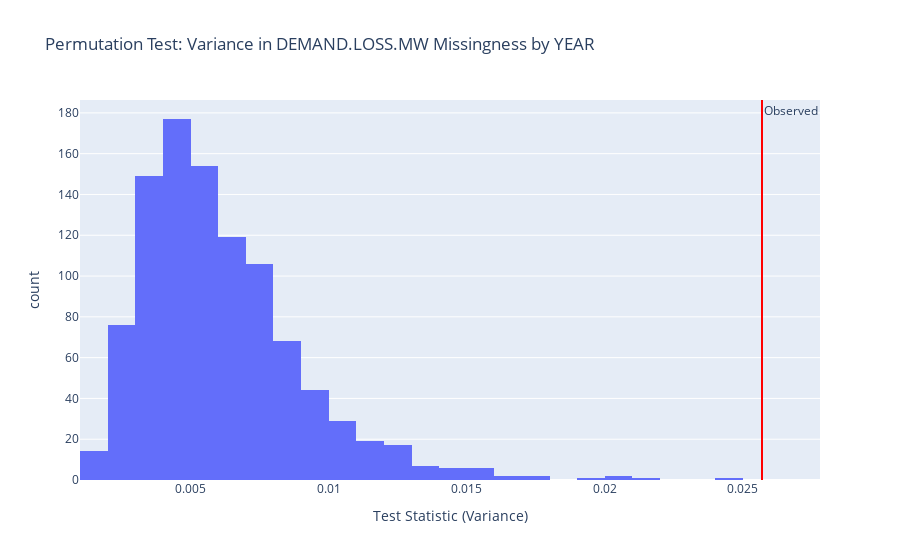

Notebook code cell kept with this figure:
### Code cell
# Plot permutation distribution with observed variance marked
fig = px.histogram(
    x=stats_customers,
    nbins=40,
    title="Permutation Test: Variance in DEMAND.LOSS.MW Missingness by YEAR",
    labels={'x': 'Test Statistic (Variance)', 'y': 'Count'}
)
fig.add_vline(
    x=observed,
    line_color="red",
    annotation_text="Observed",
    annotation_position="top right"
)
fig.show()
fig.write_html("assets/Permutation_Test_Variance_in_DEMAND.LOSS.MW_Missingness_by_YEAR.html", include_plotlyjs='cdn')

### Figure 1 — Plotly figure (JSON) as saved in the notebook; plotly's stock layout.template omitted (floating-point values rounded to 4 significant figures; data arrays with more than 128 entries replaced by an {"elided": "..."} marker saying what was removed)
{"data": [{"alignmentgroup": "True", "bingroup": "x", "hovertemplate": "Test Statistic (Variance)=%{x}<br>count=%{y}<extra></extra>", "legendgroup": "", "marker": {"color": "#636efa", "pattern": {"shape": ""}}, "name": "", "nbinsx": 40, "offsetgroup": "", "orientation": "v", "showlegend": false, "type": "histogram", "x": {"elided": "1000 float values"}, "xaxis": "x", "yaxis": "y"}], "layout": {"annotations": [{"showarrow": false, "text": "Observed", "x": 0.02569, "xanchor": "left", "xref": "x", "y": 1, "yanchor": "top", "yref": "y domain"}], "barmode": "relative", "legend": {"tracegroupgap": 0}, "shapes": [{"line": {"color": "red"}, "type": "line", "x0": 0.02569, "x1": 0.02569, "xref": "x", "y0": 0, "y1": 1, "yref": "y domain"}], "title": {"text": "Permutation Test: Variance in DEMAND.LOSS.MW Missingness by YEAR"}, "xaxis": {"anchor": "y", "domain": [0, 1], "title": {"text": "Test Statistic (Variance)"}}, "yaxis": {"anchor": "x", "domain": [0, 1], "title": {"text": "count"}}}}
